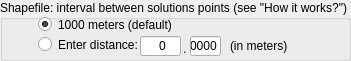
     <widget class="QGroupBox" name="groupBox_7">
      <property name="geometry">
       <rect>
        <x>31</x>
        <y>360</y>
        <width>351</width>
        <height>61</height>
       </rect>
      </property>
      <property name="title">
       <string>Shapefile: interval between solutions points (see &quot;How it works?&quot;)</string>
      </property>
      <widget class="QRadioButton" name="radio_invinterval1">
       <property name="geometry">
        <rect>
         <x>38</x>
         <y>16</y>
         <width>141</width>
         <height>17</height>
        </rect>
       </property>
       <property name="text">
        <string>1000 meters (default)</string>
       </property>
       <property name="checked">
        <bool>true</bool>
       </property>
      </widget>
      <widget class="QRadioButton" name="radio_invinterval2">
       <property name="geometry">
        <rect>
         <x>38</x>
         <y>36</y>
         <width>101</width>
         <height>17</height>
        </rect>
       </property>
       <property name="text">
        <string>Enter distance:</string>
       </property>
      </widget>
      <widget class="QLabel" name="label_57">
       <property name="geometry">
        <rect>
         <x>183</x>
         <y>41</y>
         <width>16</width>
         <height>16</height>
        </rect>
       </property>
       <property name="text">
        <string>.</string>
       </property>
      </widget>
      <widget class="QLineEdit" name="inv_int">
       <property name="geometry">
        <rect>
         <x>140</x>
         <y>36</y>
         <width>41</width>
         <height>20</height>
        </rect>
       </property>
       <property name="mouseTracking">
        <bool>false</bool>
       </property>
       <property name="whatsThis">
        <string/>
       </property>
       <property name="accessibleDescription">
        <string/>
       </property>
       <property name="layoutDirection">
        <enum>Qt::RightToLeft</enum>
       </property>
       <property name="inputMask">
        <string>0000; </string>
       </property>
       <property name="text">
        <string>0</string>
       </property>
       <property name="maxLength">
        <number>4</number>
       </property>
       <property name="echoMode">
        <enum>QLineEdit::Normal</enum>
       </property>
       <property name="cursorPosition">
        <number>0</number>
       </property>
       <property name="alignment">
        <set>Qt::AlignRight|Qt::AlignTrailing|Qt::AlignVCenter</set>
       </property>
      </widget>
      <widget class="QLineEdit" name="inv_int2">
       <property name="geometry">
        <rect>
         <x>190</x>
         <y>36</y>
         <width>31</width>
         <height>20</height>
        </rect>
       </property>
       <property name="mouseTracking">
        <bool>false</bool>
       </property>
       <property name="whatsThis">
        <string/>
       </property>
       <property name="accessibleDescription">
        <string/>
       </property>
       <property name="layoutDirection">
        <enum>Qt::RightToLeft</enum>
       </property>
       <property name="inputMask">
        <string>0000; </string>
       </property>
       <property name="text">
        <string>0000</string>
       </property>
       <property name="maxLength">
        <number>4</number>
       </property>
       <property name="echoMode">
        <enum>QLineEdit::Normal</enum>
       </property>
       <property name="cursorPosition">
        <number>4</number>
       </property>
       <property name="alignment">
        <set>Qt::AlignRight|Qt::AlignTrailing|Qt::AlignVCenter</set>
       </property>
      </widget>
      <widget class="QLabel" name="label_58">
       <property name="geometry">
        <rect>
         <x>230</x>
         <y>38</y>
         <width>71</width>
         <height>16</height>
        </rect>
       </property>
       <property name="text">
        <string>(in meters)</string>
       </property>
      </widget>
     </widget>
